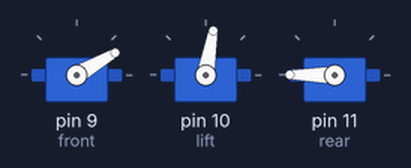
Recording of a sketch running on a simulated Arduino Uno, built with avr-gcc and run on an emulated ATmega328P. Shown: 3 × servo.

Above: at 3.05 s.
At 3.75 s:
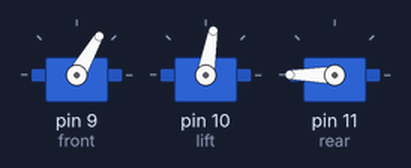
At 4.5 s:
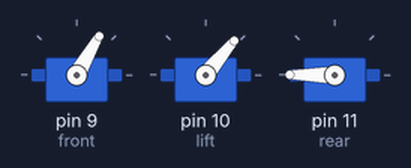
At 6.0 s:
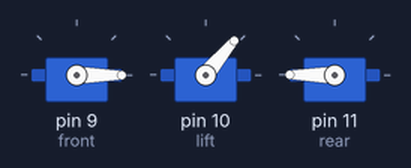
Timing chart, 0 to 9.9 s (numbered marks = the images above):
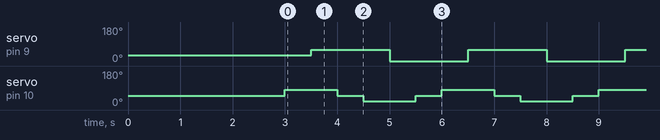

The sketch:

backward_hexapod.ino
```cpp
#include<Servo.h>
#include<SoftwareSerial.h>
Servo lift;
Servo front;
Servo rear;

void setup() {
  // put your setup code here, to run once:


front.attach(9);
front.write(30);
delay(1000);
lift.attach(10);
lift.write(50);
delay(1000);
rear.attach(11);
rear.write(180);
delay(1000);

}

void loop() {
  // put your main code here, to run repeatedly:

  lift.write(80);
  delay(500);
  front.write(60);
  rear.write(180);
  delay(500);
  lift.write(50);
  delay(500);
  lift.write(20);
  delay(500);
  front.write(0);
  rear.write(180);
  delay(500);
  lift.write(50);
  delay(500);

}
```

Measured:
- by itself, servo on pin 9 (front): alternates 60° for 1.5 s and 0° for 1.5 s
- by itself, servo on pin 10 (lift): repeats every 3.0 s: 50° 0.50 s, 20° 1.0 s, 50° 0.50 s, 80° 1.0 s
